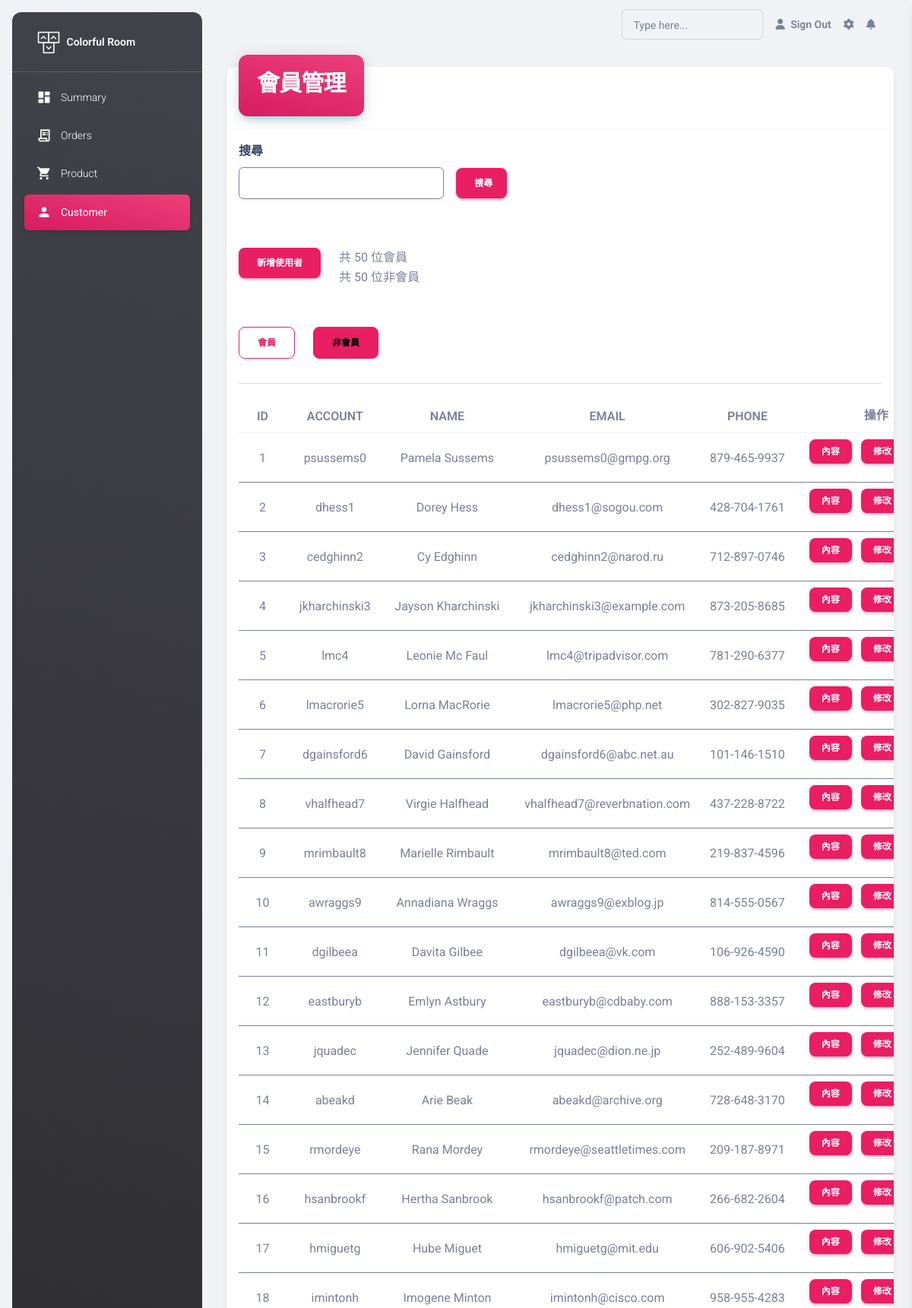
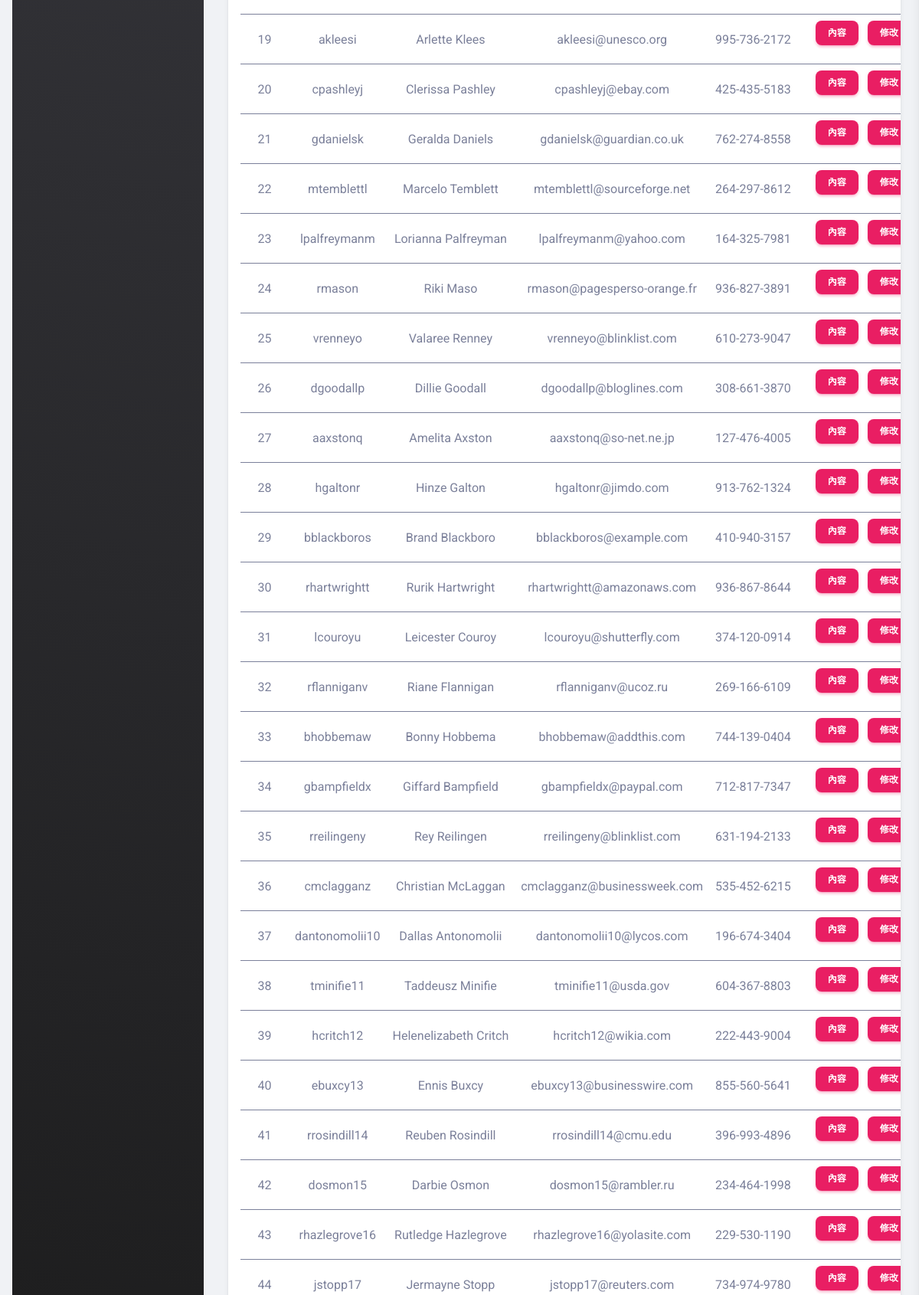
The page /pages/customer/user-list.php?table=customer (upper part) on the database its author committed (2 pictures, top to bottom).
### tables this page shows
CREATE TABLE `customer` (
  `id` int(11) NOT NULL,
  `account` varchar(50) DEFAULT NULL,
  `name` varchar(50) DEFAULT NULL,
  `password` varchar(50) DEFAULT NULL,
  `email` varchar(50) DEFAULT NULL,
  `phone` varchar(50) DEFAULT NULL,
  `created_at` date DEFAULT NULL,
  `edit_at` date DEFAULT NULL,
  `valid` int(11) DEFAULT NULL
);

### pages/customer/user-list.php (the view, shortened to what this page needs)
<?php
require_once("../../components/pdo-connect.php");
include_once("../signin/do-authorize.php");
$form_action = "user-list.php?" . $_GET['table'];
if (isset($_GET['keyword'])) {
    if ($_GET['table'] == 'member') {
        $search1 = $_GET["keyword"];
        $search2 = $_GET["keyword"];
        $sql = "SELECT member. * ,tag.name AS tag_name FROM member
                jOIN tag ON member.tag_id = tag.id
                WHERE member.valid=1 AND member.account LIKE :SERCH1 OR member.name LIKE :SERCH2";
        $stmt = $db_host->prepare($sql);
        try {
            $stmt->execute([
                'SERCH1' => '%' . $search1 . '%',
                'SERCH2' => '%' . $search2 . '%'
            ]);
            $rowsMember = $stmt->fetchAll(PDO::FETCH_ASSOC);
        } catch (PDOException $e) {
            echo $e->getMessage();
        }
    } elseif ($_GET['table'] == 'customer') {
        $search3 = $_GET["keyword"];
        $search4 = $_GET["keyword"];
        $sql = "SELECT customer. * FROM customer
                WHERE customer.valid=1 AND customer.account LIKE :SERCH3 OR customer.name LIKE :SERCH4";
        $stmt = $db_host->prepare($sql);
        try {
            $stmt->execute([
                'SERCH3' => '%' . $search3 . '%',
                'SERCH4' => '%' . $search4 . '%'
            ]);
            $rowsCustomer = $stmt->fetchAll(PDO::FETCH_ASSOC);
        } catch (PDOException $e) {
            echo $e->getMessage();
        }
    }
} else {
    $sqlMember = "SELECT member. *,tag.name AS tag_name FROM member
                    JOIN tag ON member.tag_id = tag.id
                    WHERE valid=1 LIMIT 50";
    $stmt = $db_host->prepare($sqlMember);
    try {
        $stmt->execute();
        $rowsMember = $stmt->fetchAll(PDO::FETCH_ASSOC);
        $rowsCountMember = $stmt->rowCount();
    } catch (PDOException $e) {
        echo $e->getMessage();
    }
    $sqlCustomer = "SELECT * FROM customer WHERE valid=1 LIMIT 50";
    $stmt = $db_host->prepare($sqlCustomer);
    try {
        $stmt->execute();
        $rowsCustomer = $stmt->fetchAll(PDO::FETCH_ASSOC);
        $rowsCount = $stmt->rowCount();
    } catch (PDOException $e) {
        echo $e->getMessage();
    }
}
?>
<?php include "../../template/head.php"; ?>
<?php include "../../template/body-aside.php"; ?>
<?php include "../../template/body-main-header.php" ?>
<div class="container-fluid py-4">
    <div class="row">
        <div class="col">
            <div class="card">
                <div class="card-header d-flex p-3 pt-2">
                    <div class="d-flex align-items-center align-content-center bg-gradient-primary shadow-info text-center border-radius-xl mt-n4">
                        <p class="h3 text-white px-4 py-3">會員管理</p>
                    </div>
                </div>
                <hr class="dark horizontal my-0">
                <div class="card-body p-3" id="member_list">
                    <div class="row">
                        <p class="h6">搜尋</p>
                        <form action="<?= $form_action ?>" method="GET">
                            <div class="col-lg-5 d-flex align-items-center">
                                <input type="search" class="form-control border border-secondary me-3 " name="keyword" value="<?php if (isset($_GET['keyword'])) echo $_GET['keyword'] ?>">
                                <button type="submit" class="btn btn-primary  text-nowrap m-0">搜尋</button>
                            </div>
                        </form>
                        <div class="my-5 d-flex justify-content-start">
                            <a class="btn btn-primary me-4" href="create-member.php">新增使用者</a>
                            <?php if (isset($rowsCountMember) && $rowsCount) : ?>
                                <div>
                                    共 <?= $rowsCountMember ?> 位會員
                                    <br>
                                    共 <?= $rowsCount ?> 位非會員
                                </div>
                            <?php endif; ?>
                        </div>
                    </div>
                    <div class="nav nav-tabs pb-3" id="nav-tab" role="tablist">
                        <a href="user-list.php?table=member" style="cursor: pointer;" class="me-4 btn btn-outline-primary <?php if ($_GET['table'] == 'member') echo 'active'; ?>">會員</a>
                        <a href="user-list.php?table=customer" style="cursor: pointer;" class="btn btn-outline-primary <?php if ($_GET['table'] == 'customer') echo 'active'; ?>">非會員</a>
                    </div>
                    <?php if ($_GET['table'] == 'member') : ?>
                        <div class="tab-content mt-3" id="nav-tabContent">
                            <div class="tab-pane fade show active " id="nav-member" role="tabpanel" aria-labelledby="nav-member-tab">
                                <table class="table table-hover align-items-center col-lg-10" id="user-list-table">
                                    <thead class="mt-2">
                                        <tr>
                                            <th class="text-uppercase text-secondary text-center" scope="col">ID</th>
                                            <th class="text-uppercase text-secondary text-center" scope="col">Account</th>
                                            <th class="text-uppercase text-secondary text-center" scope="col">Name</th>
                                            <th class="text-uppercase text-secondary text-center" scope="col">Email</th>
                                            <th class="text-uppercase text-secondary text-center" scope="col">Phone</th>
                                            <th class="text-uppercase text-secondary text-center" scope="col">生日</th>
                                            <th class="text-uppercase text-secondary text-center" scope="col">訂閱方案</th>
                                            <th class="text-uppercase text-secondary text-center" scope="col">標籤</th>
                                            <th class="text-uppercase text-secondary text-center" scope="col">操作</th>
                                        </tr>
                                    </thead>
                                    <?php foreach ($rowsMember as $value) : ?>
                                        <tbody>
                                            <tr>
                                                <td class="align-middle text-center m-4"><?= $value["id"] ?></td>
                                                <td class="align-middle text-center m-4"><?= $value["account"] ?></td>
                                                <td class="align-middle text-center m-4"><?= $value["name"] ?></td>
                                                <td class="align-middle text-center m-4"><?= $value["email"] ?></td>
                                                <td class="align-middle text-center m-4"><?= $value["phone"] ?></td>
                                                <td class="align-middle text-center m-4"><?= $value["birthday"] ?></td>
                                                <td class="align-middle text-center m-4"><?= $value["subscribe"] ?></td>
                                                <td class="align-middle text-center m-4"><?= $value["tag_name"] ?></td>
                                                <td class="align-middle text-center ps-4">
                                                    <a class="btn btn-primary btn-sm m-2" href="<?= $url_page_member . '?id=' . $value['id'] ?>">內容</a>
                                                    <a class="btn btn-primary btn-sm m-2" href="<?= $url_page_member_edit . '?id=' . $value['id'] ?>">修改</a>
                                                    <a class="btn btn-primary btn-sm m-2" data-bs-toggle="modal" data-bs-target="<?= '#staticBackdrop' . $value['id'] ?>">刪除</a>
                                                    <div class="modal fade" id="<?= 'staticBackdrop' . $value['id'] ?>" data-bs-backdrop="static" data-bs-keyboard="false" tabindex="-1" aria-labelledby="staticBackdropLabel" aria-hidden="true">
                                                        <div class="modal-dialog">
                                                            <div class="modal-content">
                                                                <div class="modal-header">
                                                                    <h5 class="modal-title" id="staticBackdropLabel">確認刪除<?= $value["account"] ?>會員嗎?</h5>
                                                                    <button type="button" class="btn-close" data-bs-dismiss="modal" aria-label="Close"></button>
                                                                </div>
                                                                <div class="modal-body">
                                                                    可以再思考一下喔!
                                                                </div>
                                                                <div class="modal-footer">
                                                                    <button type="button" class="btn btn-secondary" data-bs-dismiss="modal">取消</button>
                                                                    <a class="btn btn-primary" href="memberDoDelete.php?id=<?= $value["id"] ?>">確定</a>
                                                                </div>
                                                            </div>
                                                        </div>
                                                    </div>
                                                </td>
                                            </tr>
                                        </tbody>
                                    <?php endforeach; ?>
                                </table>
                            </div>
                        </div>
                    <?php elseif ($_GET['table'] == "customer") : ?>
                        <div class="tab-pane mt-3" id="nav-customer" role="tabpanel" aria-labelledby="nav-customer-tab">
                            <table class="table table-hover j align-items-start col-lg-5">
                                <thead class="mt-2">
                                    <tr>
                                        <th class="text-uppercase text-secondary text-center" scope="col">ID</th>
                                        <th class="text-uppercase text-secondary text-center" scope="col">Account</th>
                                        <th class="text-uppercase text-secondary text-center" scope="col">Name</th>
                                        <th class="text-uppercase text-secondary text-center" scope="col">Email</th>
                                        <th class="text-uppercase text-secondary text-center" scope="col">Phone</th>
                                        <th class="text-uppercase text-secondary text-center" scope="col">操作</th>
                                    </tr>
                                </thead>
                                <?php foreach ($rowsCustomer as $value) : ?>
                                    <tbody>
                                        <tr>
                                            <td class="align-middle text-center m-4"><?= $value["id"] ?></td>
                                            <td class="align-middle text-center m-4"><?= $value["account"] ?></td>
                                            <td class="align-middle text-center m-4"><?= $value["name"] ?></td>
                                            <td class="align-middle text-center m-4"><?= $value["email"] ?></td>
                                            <td class="align-middle text-center m-4"><?= $value["phone"] ?></td>
                                            <td class="align-middle text-center ps-4">
                                                <a class="btn btn-primary btn-sm me-2" href="customer.php?id=<?= $value["id"] ?>">內容</a>
                                                <a class="btn btn-primary btn-sm me-2" href="customer-edit.php?id=<?= $value["id"] ?>">修改</a>
                                            </td>
                                        </tr>
                                    </tbody>
                                <?php endforeach; ?>
                            </table>
                        </div>
                    <?php endif; ?>
                </div>
            </div>
        </div>
    </div>
</div>
<?php include "../../template/body-main-footer.php" ?>
<?php include "../../template/body-corner.php" ?>

### pages/customer/user-list.php (style rules this page uses)
#member_list { overflow: auto; }

### rows shown on the page
customer: id "1", account "psussems0", name "Pamela Sussems", email "psussems0@gmpg.org", phone "879-465-9937"
customer: id "2", account "dhess1", name "Dorey Hess", email "dhess1@sogou.com", phone "428-704-1761"
customer: id "3", account "cedghinn2", name "Cy Edghinn", email "cedghinn2@narod.ru", phone "712-897-0746"
customer: id "4", account "jkharchinski3", name "Jayson Kharchinski", email "jkharchinski3@example.com", phone "873-205-8685"
customer: id "5", account "lmc4", name "Leonie Mc Faul", email "lmc4@tripadvisor.com", phone "781-290-6377"
customer: id "6", account "lmacrorie5", name "Lorna MacRorie", email "lmacrorie5@php.net", phone "302-827-9035"
customer: id "7", account "dgainsford6", name "David Gainsford", email "dgainsford6@abc.net.au", phone "101-146-1510"
customer: id "8", account "vhalfhead7", name "Virgie Halfhead", email "vhalfhead7@reverbnation.com", phone "437-228-8722"
customer: id "9", account "mrimbault8", name "Marielle Rimbault", email "mrimbault8@ted.com", phone "219-837-4596"
customer: id "10", account "awraggs9", name "Annadiana Wraggs", email "awraggs9@exblog.jp", phone "814-555-0567"
customer: id "11", account "dgilbeea", name "Davita Gilbee", email "dgilbeea@vk.com", phone "106-926-4590"
customer: id "12", account "eastburyb", name "Emlyn Astbury", email "eastburyb@cdbaby.com", phone "888-153-3357"
customer: id "13", account "jquadec", name "Jennifer Quade", email "jquadec@dion.ne.jp", phone "252-489-9604"
customer: id "14", account "abeakd", name "Arie Beak", email "abeakd@archive.org", phone "728-648-3170"
customer: id "15", account "rmordeye", name "Rana Mordey", email "rmordeye@seattletimes.com", phone "209-187-8971"
customer: id "16", account "hsanbrookf", name "Hertha Sanbrook", email "hsanbrookf@patch.com", phone "266-682-2604"
customer: id "17", account "hmiguetg", name "Hube Miguet", email "hmiguetg@mit.edu", phone "606-902-5406"
customer: id "18", account "imintonh", name "Imogene Minton", email "imintonh@cisco.com", phone "958-955-4283"
customer: id "19", account "akleesi", name "Arlette Klees", email "akleesi@unesco.org", phone "995-736-2172"
customer: id "20", account "cpashleyj", name "Clerissa Pashley", email "cpashleyj@ebay.com", phone "425-435-5183"
customer: id "21", account "gdanielsk", name "Geralda Daniels", email "gdanielsk@guardian.co.uk", phone "762-274-8558"
customer: id "22", account "mtemblettl", name "Marcelo Temblett", email "mtemblettl@sourceforge.net", phone "264-297-8612"
customer: id "23", account "lpalfreymanm", name "Lorianna Palfreyman", email "lpalfreymanm@yahoo.com", phone "164-325-7981"
customer: id "24", account "rmason", name "Riki Maso", email "rmason@pagesperso-orange.fr", phone "936-827-3891"
customer: id "25", account "vrenneyo", name "Valaree Renney", email "vrenneyo@blinklist.com", phone "610-273-9047"
customer: id "26", account "dgoodallp", name "Dillie Goodall", email "dgoodallp@bloglines.com", phone "308-661-3870"
customer: id "27", account "aaxstonq", name "Amelita Axston", email "aaxstonq@so-net.ne.jp", phone "127-476-4005"
customer: id "28", account "hgaltonr", name "Hinze Galton", email "hgaltonr@jimdo.com", phone "913-762-1324"
customer: id "29", account "bblackboros", name "Brand Blackboro", email "bblackboros@example.com", phone "410-940-3157"
customer: id "30", account "rhartwrightt", name "Rurik Hartwright", email "rhartwrightt@amazonaws.com", phone "936-867-8644"
customer: id "31", account "lcouroyu", name "Leicester Couroy", email "lcouroyu@shutterfly.com", phone "374-120-0914"
customer: id "32", account "rflanniganv", name "Riane Flannigan", email "rflanniganv@ucoz.ru", phone "269-166-6109"
customer: id "33", account "bhobbemaw", name "Bonny Hobbema", email "bhobbemaw@addthis.com", phone "744-139-0404"
customer: id "34", account "gbampfieldx", name "Giffard Bampfield", email "gbampfieldx@paypal.com", phone "712-817-7347"
customer: id "35", account "rreilingeny", name "Rey Reilingen", email "rreilingeny@blinklist.com", phone "631-194-2133"
customer: id "36", account "cmclagganz", name "Christian McLaggan", email "cmclagganz@businessweek.com", phone "535-452-6215"
customer: id "37", account "dantonomolii10", name "Dallas Antonomolii", email "dantonomolii10@lycos.com", phone "196-674-3404"
customer: id "38", account "tminifie11", name "Taddeusz Minifie", email "tminifie11@usda.gov", phone "604-367-8803"
customer: id "39", account "hcritch12", name "Helenelizabeth Critch", email "hcritch12@wikia.com", phone "222-443-9004"
customer: id "40", account "ebuxcy13", name "Ennis Buxcy", email "ebuxcy13@businesswire.com", phone "855-560-5641"
customer: id "41", account "rrosindill14", name "Reuben Rosindill", email "rrosindill14@cmu.edu", phone "396-993-4896"
customer: id "42", account "dosmon15", name "Darbie Osmon", email "dosmon15@rambler.ru", phone "234-464-1998"
customer: id "43", account "rhazlegrove16", name "Rutledge Hazlegrove", email "rhazlegrove16@yolasite.com", phone "229-530-1190"
customer: id "44", account "jstopp17", name "Jermayne Stopp", email "jstopp17@reuters.com", phone "734-974-9780"

### other values the page prints
$rowsCountMember "50"
$rowsCount "50"
